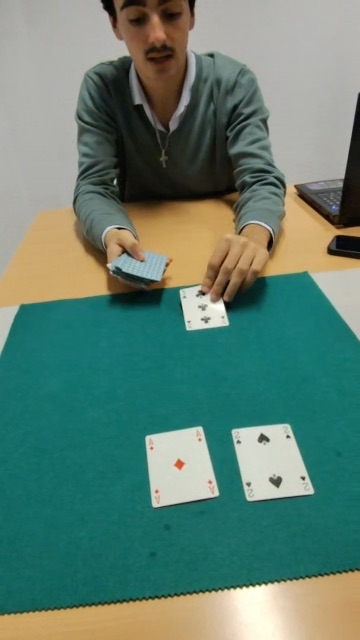
#> input picture tests/data/merge_18nov/00197_1795032591469.jpg, 360 x 640 px
$ python -i suit_shape.py   (imports and definitions only)
#> lines starting #> are read from the running program, lines starting #| are printed output that depends on the picture; after the words box and inside, x2 and y2 are one past the last pixel; in counts of white or black regions, pixels touching at a corner belong together
#> further down, picture is the input picture: shape (640, 360, 3); mean B, G, R 113.5, 127.7, 96.8
"""Suit recognition from the shape of the suit symbol (Tema 4: shape descriptors).

Every card prints a small suit symbol under the rank in its two index corners. The symbol is
segmented and described with shape features that do not depend on its position or size:

* the first two Hu moment invariants (log-scaled), which summarise the mass distribution (the
  odd-order ones are close to zero for symmetric symbols, so their logarithm is unstable);
* solidity (area / convex hull area): low for the three lobes of a club, high for a diamond;
* aspect ratio and extent (area / bounding box area) of the symbol;
* the width of the symbol at five heights, which tells a pointed top (spade, diamond) from a
  rounded one (heart, club).

An RBF SVM on the standardised features classifies each corner, and the scores of both corners
are added. The same features can describe the large central pip of an ace (security system).
"""

from __future__ import annotations

from collections.abc import Sequence

import cv2
import numpy as np
from sklearn.pipeline import Pipeline, make_pipeline
from sklearn.preprocessing import StandardScaler
from sklearn.svm import SVC

from blackjack_vision.blackjack.cards import Suit

SYMBOL_UPSCALE = 3
MIN_SYMBOL_AREA = 0.01
PROFILE_HEIGHTS = (0.1, 0.25, 0.5, 0.75, 0.9)
N_FEATURES = 2 + 3 + len(PROFILE_HEIGHTS)


def ink_mask(image: np.ndarray, upscale: int = SYMBOL_UPSCALE) -> np.ndarray:
    """Binary mask (0/255) of the printed ink, magnified ``upscale`` times.

    The ink of both colours is dark in the minimum of the B, G and R channels, so a single Otsu
    threshold on it separates red and black ink from the paper.
    """
#> called with upscale = 3
    gray = image.min(axis=2) if image.ndim == 3 else image
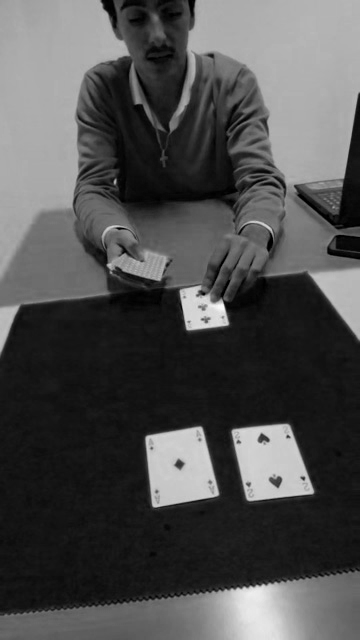
#> gray: shape (640, 360); min 0, max 249, mean 79
    if upscale > 1:
        gray = cv2.resize(gray, None, fx=upscale, fy=upscale, interpolation=cv2.INTER_CUBIC)
#> gray: shape (1920, 1080)
    gray = cv2.GaussianBlur(gray, (3, 3), 0)
    _, mask = cv2.threshold(gray, 0, 255, cv2.THRESH_BINARY_INV + cv2.THRESH_OTSU)
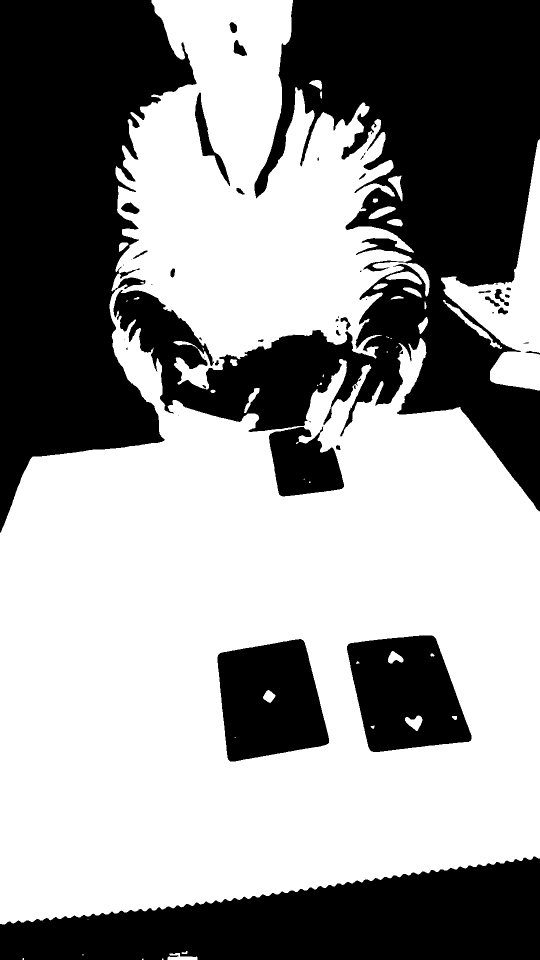
#> mask: shape (1920, 1080) (shown at 1/2 size); 58.7% white; 50 black regions (20 under 20 px), largest, box (x1, y1, x2, y2) and area: (227, 0, 1080, 1023) 353339, (0, 0, 393, 1065) 255169, (0, 1713, 1080, 1920) 144312
    return mask


# [45 lines left out: functions suit_symbol_mask, shape_features, not called in this run]


class SuitShapeClassifier:
    """RBF SVM on the shape features of suit symbols.

    Args:
        c: SVM regularisation constant.
    """

    def __init__(self, c: float = 10.0) -> None:
        self.c = c
        self.model: Pipeline | None = None

    # [47 lines left out: functions classes, fit, scores, corner_features, not called in this run]

>>> import cv2
>>> picture = cv2.imread('../../../tests/data/merge_18nov/00197_1795032591469.jpg')
>>> result = ink_mask(picture)
